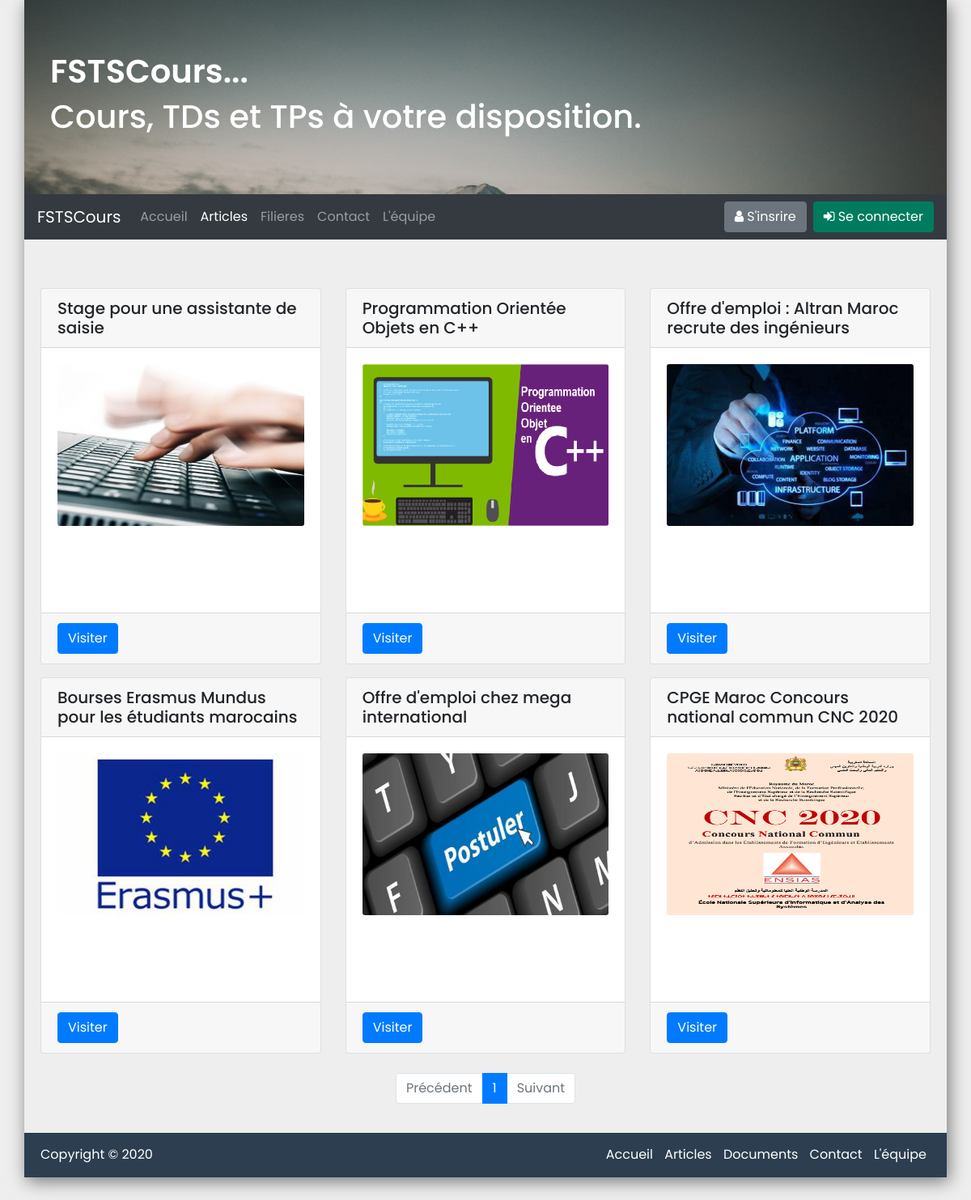
The app's page /articles.php with its own data.
### tables this page shows
CREATE TABLE `articles` (
  `id_article` int(11) NOT NULL,
  `titre` varchar(100) NOT NULL,
  `lien` varchar(200) NOT NULL,
  `image` varchar(20) NOT NULL
);

### articles.php (the view, shortened to what this page needs)
<?php
$filiere = "";
require 'db/connection.php';
$limit = isset($_SESSION['records-limit']) ? $_SESSION['records-limit'] : 6;
$query = "SELECT count(*) AS total FROM articles";
$sql = mysqli_query($connection, $query);
$result = mysqli_fetch_array($sql);
$allRecrods = $result['total'];
$totalPages = ceil($allRecrods / $limit);
$page = (isset($_GET['page']) && is_numeric($_GET['page'])) ? $_GET['page'] : 1;
$paginationStart = ($page - 1) * $limit;
$query = "SELECT * FROM articles LIMIT $paginationStart, $limit";
$articles = mysqli_query($connection, $query);
?>
<!DOCTYPE html>
<html lang="en">
<head>
  <link href="//maxcdn.bootstrapcdn.com/bootstrap/4.0.0/css/bootstrap.min.css" rel="stylesheet" id="bootstrap-css" />
  <link rel="stylesheet" href="https://stackpath.bootstrapcdn.com/font-awesome/4.7.0/css/font-awesome.min.css">
  <link rel="stylesheet" href="css/style.css" />
  <link rel="stylesheet" href="css/articles.css" />
</head>
<body>
  <div class="container">
    <?php require 'includes/header.php'; ?>
    <div class="articles">
      <div class="row">
        <?php while ($article = mysqli_fetch_array($articles)) : ?>
          <div class='col-sm-4 mb-3'>
            <div class='card card-primary'>
              <h5 class='card-header'><?php echo $article['titre'] ?></h5>
              <div class='card-body'>
                <img class='card-img-top card-img' src='images/articles/<?= $article['image'] ?>' alt='Image' />
              </div>
              <div class='card-footer'>
                <a class='btn btn-primary' target='_blank' href="<?= $article['lien'] ?>">Visiter</a>
              </div>
            </div>
          </div>
        <?php endwhile ?>
      </div>
      <div class="col-12 d-flex flex-column align-items-center mt-2">
        <?php include 'includes/pagination.php' ?>
      </div>
    </div>
    <?php require 'includes/footer.php'; ?>
  </div>
</body>
</html>

### includes/header.php (shortened to what this page needs)
<div class="jumbotron mb-0">
  <div class="text-left">
    <h1 style="float: center; font-size: 40px; color: white; font-weight: 600;">
      FSTSCours...
    </h1>
    <h1 style="font-size: 40px; color: white;">Cours, TDs et TPs à votre disposition.</h1>
  </div>
</div>
<nav class="navbar navbar-expand-lg navbar-dark bg-dark">
  <a class="navbar-brand" href="index.php">FSTSCours</a>
  <div class="collapse navbar-collapse" id="navbarNavAltMarkup">
    <div class="navbar-nav">
      <a class="nav-item nav-link" href="index.php">Accueil</a>
      <a class="nav-item nav-link" href="articles.php">Articles</a>
      <a class="nav-item nav-link
      <?php if (basename($_SERVER['PHP_SELF']) === "documents.php") echo "active";
      else echo ""  ?>" href="filieres.php">Filieres</a>
      <a class="nav-item nav-link" href="contact.php">Contact</a>
      <a class="nav-item nav-link" href="about.php">L'équipe</a>
    </div>
    <ul class="navbar-nav ml-auto">
      <?php if (!isset($_SESSION['id_user'])) : ?>
        <?php if ($_SERVER['PHP_SELF'] != "/dakir/index.php") : ?>
          <li>
            <a class="btn btn-secondary" href="register.php"><i class="fa fa-user"></i> S'insrire</a>
          </li>
          <li>
            <a class="btn btn-primary btn-login ml-2" href="login.php"><i class="fa fa-sign-in"></i> Se connecter</a>
          </li>
        <?php endif ?>
      <?php endif ?>
    </ul>
  </div>
</nav>

### includes/pagination.php
<nav aria-label="Page navigation example mt-5">
    <ul class="pagination justify-content-center">
        <li class="page-item <?php if ($page <= 1) echo 'disabled' ?>">
            <a class="page-link" href="
                <?php
                if ($page <= 1) echo '#';
                else echo "?fil=$filiere&page=" . $prev;
                ?>">Précédent</a>
        </li>
        <?php for ($i = 1; $i <= $totalPages; $i++) : ?>
            <li class="page-item <?php if ($page == $i) echo 'active' ?>">
                <a class="page-link" href="?fil=<?= $filiere ?>&page=<?= $i; ?>"> <?= $i; ?> </a>
            </li>
        <?php endfor; ?>
        <li class="page-item <?php if ($page >= $totalPages) echo 'disabled'; ?>">
            <a class="page-link" href="
                <?php
                if ($page >= $totalPages) echo '#';
                else echo "?fil=$filiere&page=" . $next;
                ?>">Suivant</a>
        </li>
    </ul>
</nav>

### includes/footer.php
<footer>
    <div class="footer">
        <p id="devloped">Copyright &copy; 2020</p>
        <div class="pages">
            <ul class="footer-menu">
                <li><a href="index.php">Accueil</a></li>
                <li><a href="articles.php">Articles</a></li>
                <li><a href="documents.php">Documents</a></li>
                <li><a href="contact.php">Contact</a></li>
                <li><a href="about.php">L'équipe</a></li>
            </ul>
        </div>
    </div>
</footer>

### css/style.css (style rules this page uses)
* { font-family: "Poppins", sans-serif; }
body { background-color: #eee; }
.container { padding: 0; box-shadow: 3px 5px 20px rgba(0, 0, 0, 0.5); }
.jumbotron { border-radius: 0 !important; background: url(../images/assets/bg.jpg); background-size: cover; }
.navbar { margin-bottom: 0; border-radius: 0; }
.nav-item { transition: 300ms; }
.btn-login { color: #fff; background-color: #007b5e; border-color: #007b5e; }
.footer { width: 100%; position: relative; bottom: 0; text-align: center; margin-bottom: 30px; padding: 15px 20px 0 20px; background-color: #2c3e50; color: white; font-family: "Poppins", sans-serif; display: flex; flex-direction: row; justify-content: space-between; }
.footer-menu li { text-decoration: none; display: inline-block; margin: 0 5px 0 5px; }
.footer-menu a { color: white; text-decoration: none; transition: 500ms; }

### css/articles.css (style rules this page uses)
.articles { margin-top: 40px; padding: 20px; }
.card { transition: 300ms; height: 465px; }
.card-img { height: 200px; }

### records on screen
articles: titre "Stage pour une assistante de saisie", image (picture)
articles: titre "Programmation Orientée Objets en C++", image (picture)
articles: titre "Offre d'emploi : Altran Maroc recrute des ingénieurs", image (picture)
articles: titre "Bourses Erasmus Mundus pour les étudiants marocains", image (picture)
articles: titre "Offre d'emploi chez mega international", image (picture)
articles: titre "CPGE Maroc Concours national commun CNC 2020", image (picture)
